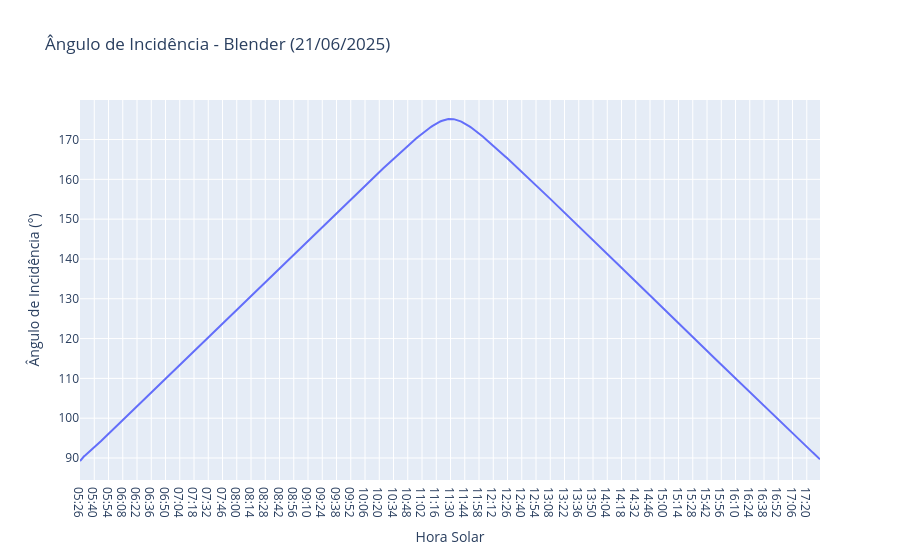
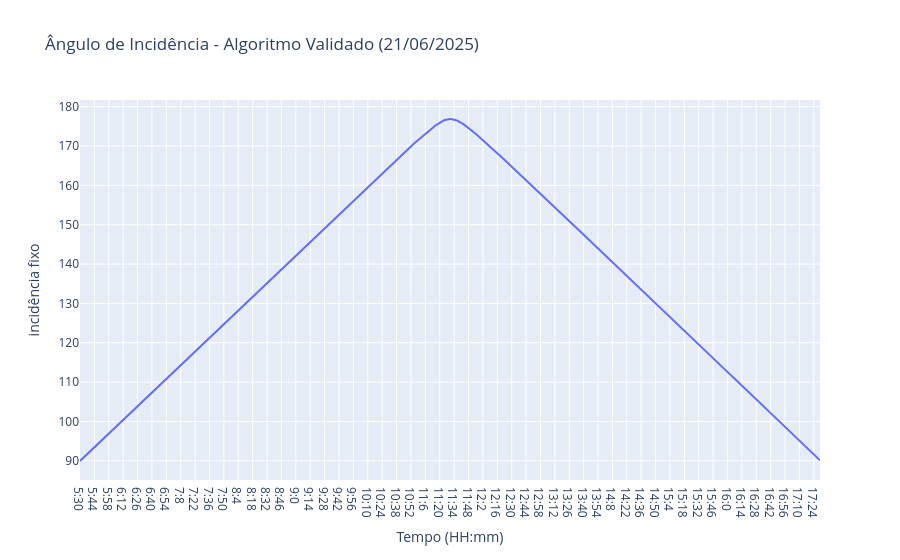

The notebook cell these images were saved under, in order:
### Code cell
#Ângulo de Incidência no Blender
fig = px.line(df2, x ='Hora Solar', y = "Ângulo de Incidência (°)", title="Ângulo de Incidência - Blender (21/06/2025)")
fig.show()

#Ângulo de Incidência validado no algoritmo 
fig = px.line(df3, x ='Tempo (HH:mm)', y ='incidência fixo', title="Ângulo de Incidência - Algoritmo Validado (21/06/2025)")
fig.show()

### Figure 1 — Plotly figure (JSON) as saved in the notebook; plotly's stock layout.template omitted (floating-point values rounded to 4 significant figures; data arrays with more than 128 entries replaced by an {"elided": "..."} marker saying what was removed)
{"data": [{"hovertemplate": "Hora Solar=%{x}<br>Ângulo de Incidência (°)=%{y}<extra></extra>", "legendgroup": "", "line": {"color": "#636efa", "dash": "solid"}, "marker": {"symbol": "circle"}, "mode": "lines", "name": "", "orientation": "v", "showlegend": false, "type": "scatter", "x": {"elided": "728 str values"}, "xaxis": "x", "y": {"elided": "728 float values"}, "yaxis": "y"}], "layout": {"legend": {"tracegroupgap": 0}, "title": {"text": "Ângulo de Incidência - Blender (21/06/2025)"}, "xaxis": {"anchor": "y", "domain": [0, 1], "title": {"text": "Hora Solar"}}, "yaxis": {"anchor": "x", "domain": [0, 1], "title": {"text": "Ângulo de Incidência (°)"}}}}

### Figure 2 — Plotly figure (JSON) as saved in the notebook; plotly's stock layout.template omitted (floating-point values rounded to 4 significant figures; data arrays with more than 128 entries replaced by an {"elided": "..."} marker saying what was removed)
{"data": [{"hovertemplate": "Tempo (HH:mm)=%{x}<br>incidência fixo=%{y}<extra></extra>", "legendgroup": "", "line": {"color": "#636efa", "dash": "solid"}, "marker": {"symbol": "circle"}, "mode": "lines", "name": "", "orientation": "v", "showlegend": false, "type": "scatter", "x": {"elided": "721 str values"}, "xaxis": "x", "y": {"elided": "721 float values"}, "yaxis": "y"}], "layout": {"legend": {"tracegroupgap": 0}, "title": {"text": "Ângulo de Incidência - Algoritmo Validado (21/06/2025)"}, "xaxis": {"anchor": "y", "domain": [0, 1], "title": {"text": "Tempo (HH:mm)"}}, "yaxis": {"anchor": "x", "domain": [0, 1], "title": {"text": "incidência fixo"}}}}
